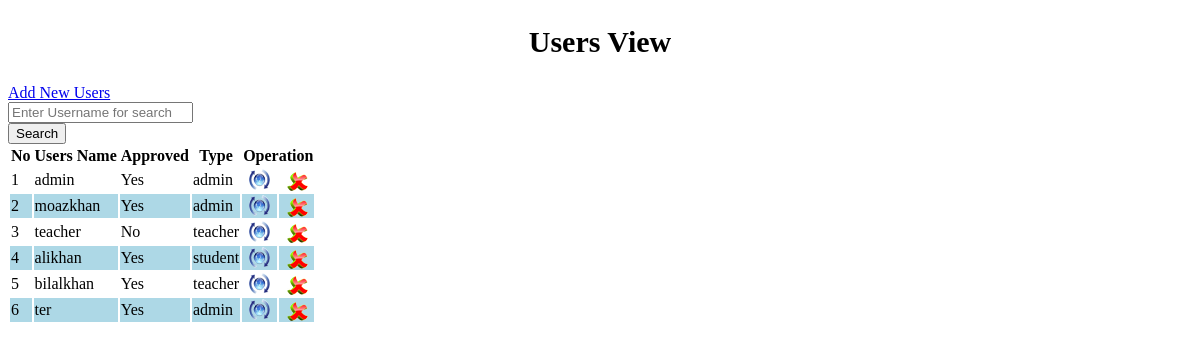
/View_Users.php, run on the app's committed database.
### tables this page shows
CREATE TABLE `users_tbl` (
  `u_id` int(10) UNSIGNED NOT NULL,
  `username` varchar(50) NOT NULL,
  `type` char(10) NOT NULL,
  `approved` tinyint(1) NOT NULL DEFAULT '0'
);

### View_Users.php (the view, shortened to what this page needs)
<!DOCTYPE html PUBLIC "-//W3C//DTD XHTML 1.0 Transitional//EN" "http://www.w3.org/TR/xhtml1/DTD/xhtml1-transitional.dtd">
<html xmlns="http://www.w3.org/1999/xhtml">
<head>
<link rel="stylesheet" type="text/css" href="css/style_view.css" />
</head>
<body>
	<h1 style="text-align:center; font-size:30px; padding:5px;">Users View</h1>
<div class="col-md-12  view-form-style">
    <div class="col-md-1 entry-head margin-20b">
        <a class="btn btn-primary right" <a href="?tag=susers_entry">Add New Users</a>
    </div>
    <form role="form" data-toggle="validator" method="post" class="form-horizontal">
        <div class="form-group">
            <div class="col-md-9 col-md-offset-1     col-xs-9 col-sm-10">
                <input type="text" class="form-control" name="searchtxt" Placeholder="Enter Username for search" autocomplete="off"/></div>
            <input type="submit" name="btnsearch" value="Search" class="btn btn-info"/>
        </div>
    </form>
<div class="table-responsive">
    <form method="post">
        <table class="table table-bordered">
        <tr>
            <th>No</th>
            <th>Users Name</th>
            <th>Approved</th>
            <th>Type</th>
            <th colspan="2">Operation</th>
        </tr>
         <?php
		 $key="";
	if($key !="")
		$sql_sel=mysql_query("SElECT * FROM users_tbl WHERE username  like '%$key%' ");
	else
        $sql_sel=mysql_query("SELECT * FROM users_tbl");
    $i=0;
    while($row=mysql_fetch_array($sql_sel)){
    $i++;
    $color=($i%2==0)?"lightblue":"white";
    ?>
      <tr bgcolor="<?php echo $color?>">
            <td><?php echo $i;?></td>
            <td><?php echo $row['username'];?></td>
            <td><?php if($row['approved']==0){
            	echo "No";
            }else{
            	echo "Yes";
            }?></td>
            <td><?php echo $row['type'];?></td>
            <td align="center"><a href="?tag=susers_entry&opr=upd&rs_id=<?php echo $row['u_id'];?>" title="Upate"><img src="picture/update.png" /></a></td>
            <td align="center"><a href="?tag=view_users&opr=del&rs_id=<?php echo $row['u_id'];?>" title="Delete"><img src="picture/delete.png" /></a></td>
        </tr>
    <?php
    }
    ?>
     </table>
   </form>
</div>
</body>
</html>

### data on the page
users_tbl: username "admin", approved "Yes", type "admin"
users_tbl: username "moazkhan", approved "Yes", type "admin"
users_tbl: username "teacher", approved "No", type "teacher"
users_tbl: username "alikhan", approved "Yes", type "student"
users_tbl: username "bilalkhan", approved "Yes", type "teacher"
users_tbl: username "ter", approved "Yes", type "admin"
